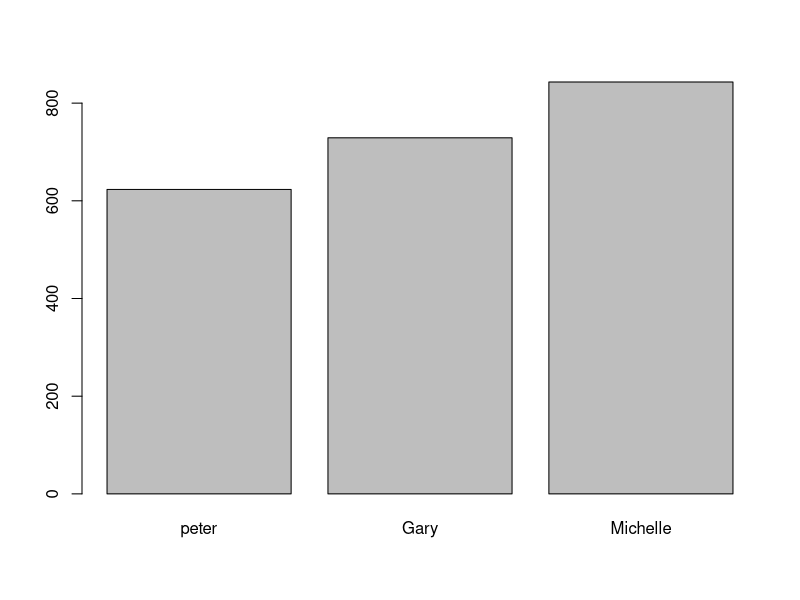
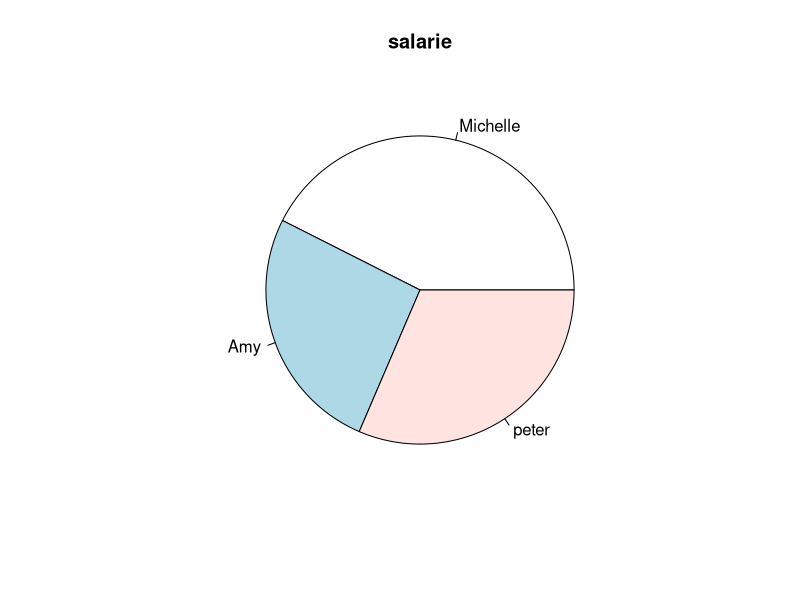

Reproduce these figures in R, in order.
Table1<-data.frame(
  ID=c('1','2','3','4','5'),
  name=c('peter','Amy','Ryan','Gary','Michelle'),
  salary=c(623.30,515.20,611.00,729.00,843.25)
)
Table1

New_col<-cbind(Table1,Department=c('IT','Math','Statistics','Science','Biology'))
Table1<-New_col
Table1

d1=Table1[c(1,3,5),c(2,3)]
d1


x<-c(Table1[c(1,4,5),c(2)])
y<-c(Table1[c(1,4,5),c(3)])
barplot(y, names.arg=x)

pie1<-max(Table1$salary)
pie2<-min(Table1$salary)
pie3<-median(Table1$salary)
Pchart<-c(pie1,pie2,pie3)
labels<-c('Michelle','Amy','peter')
pie(Pchart,label=labels,main='salarie')

